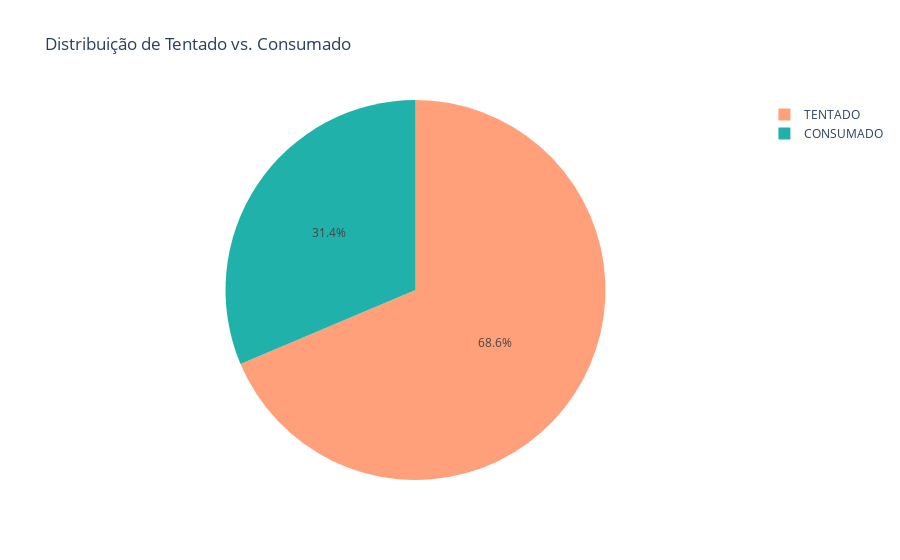

Notebook source saved alongside this figure:
### Code cell
import plotly.express as px 

grafico = px.pie(comparacao, names= comparacao.index, values= comparacao.values, title="Distribuição de Tentado vs. Consumado",
                 color_discrete_sequence=['#FFA07A', '#20B2AA'])
grafico.show()

### Figure 1 — Plotly figure (JSON) as saved in the notebook; plotly's stock layout.template omitted (floating-point values rounded to 4 significant figures)
{"data": [{"domain": {"x": [0, 1], "y": [0, 1]}, "hovertemplate": "tentado_consumado=%{label}<br>value=%{value}<extra></extra>", "labels": ["TENTADO", "CONSUMADO"], "legendgroup": "", "name": "", "showlegend": true, "type": "pie", "values": [488, 223]}], "layout": {"legend": {"tracegroupgap": 0}, "piecolorway": ["#FFA07A", "#20B2AA"], "title": {"text": "Distribuição de Tentado vs. Consumado"}}}
